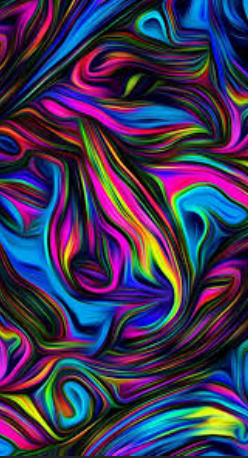
#> input picture test_image.png, 248 x 458 px, found by its file name
$ python main.py
#> lines starting #> are read from the running program, lines starting #| are printed output that depends on the picture
import cv2
import pandas as pd

# Step 1: Load the image and the color dataset
img_path = r'C:\Users\svsak\AI_COLOR_DETECTOR\test_image.png' # Change this to your image name
img = cv2.imread(img_path)
#> img is the input picture: shape (458, 248, 3); mean B, G, R 87.5, 53.1, 61.5

# Reading the CSV file with pandas
index = ["color", "color_name", "hex", "R", "G", "B"]
csv = pd.read_csv(r'C:\Users\svsak\AI_COLOR_DETECTOR\colors.csv', names=index, header=None)
#> (reads colors.csv from the repository)

# Global variables for state
clicked = False
r = g = b = xpos = ypos = 0

# Step 2: Function to find the closest color name
def get_color_name(R, G, B):
    minimum = 10000
    for i in range(len(csv)):
        # Calculate mathematical distance between the clicked color and the CSV list
        d = abs(R - int(csv.loc[i, "R"])) + abs(G - int(csv.loc[i, "G"])) + abs(B - int(csv.loc[i, "B"]))
        if d <= minimum:
            minimum = d
            cname = csv.loc[i, "color_name"]
    return cname

# Step 3: Mouse Callback - Captures the X, Y coordinates on double-click
def draw_function(event, x, y, flags, param):
    if event == cv2.EVENT_LBUTTONDBLCLK:
        global b, g, r, xpos, ypos, clicked
        clicked = True
        xpos = x
        ypos = y
        # Get BGR values from the pixel
        b, g, r = img[y, x]
        b, g, r = int(b), int(g), int(r)

# Step 4: Execution Loop
# --- Updated Step 4 for Beautiful Fullscreen ---

# 1. Get your screen resolution (standard HD)
screen_width = 1920
screen_height = 1080

# 2. Resize the image to fit the screen BEFORE showing it
img = cv2.resize(img, (screen_width, screen_height))
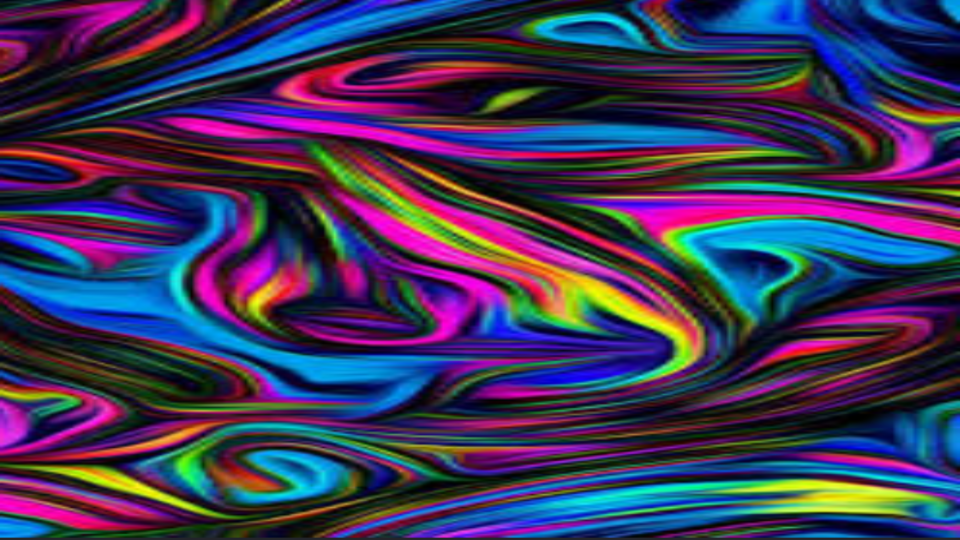
#> img: shape (1080, 1920, 3) (shown at 1/2 size); mean B, G, R 87.4, 52.9, 61.3

cv2.namedWindow('Color Detector', cv2.WND_PROP_FULLSCREEN)
cv2.setWindowProperty('Color Detector', cv2.WND_PROP_FULLSCREEN, cv2.WINDOW_FULLSCREEN)
cv2.setMouseCallback('Color Detector', draw_function)

while True:
    cv2.imshow("Color Detector", img)

    if clicked:
        # Draw a clean, centered top bar for the text
        # (x1, y1) to (x2, y2)
        cv2.rectangle(img, (0, 0), (screen_width, 80), (b, g, r), -1)

        # Get color name
        text = get_color_name(r, g, b) + f'  [R={r} G={g} B={b}]'

        # Determine text color for readability
        text_color = (0, 0, 0) if (r + g + b >= 600) else (255, 255, 255)

        # Put centered text with a cleaner font scale
        cv2.putText(img, text, (50, 55), cv2.FONT_HERSHEY_DUPLEX, 1.5, text_color, 2, cv2.LINE_AA)

        clicked = False

    if cv2.waitKey(20) & 0xFF == 27: # Press Esc to exit
#> (key Esc is pressed here)
        break

cv2.destroyAllWindows()
